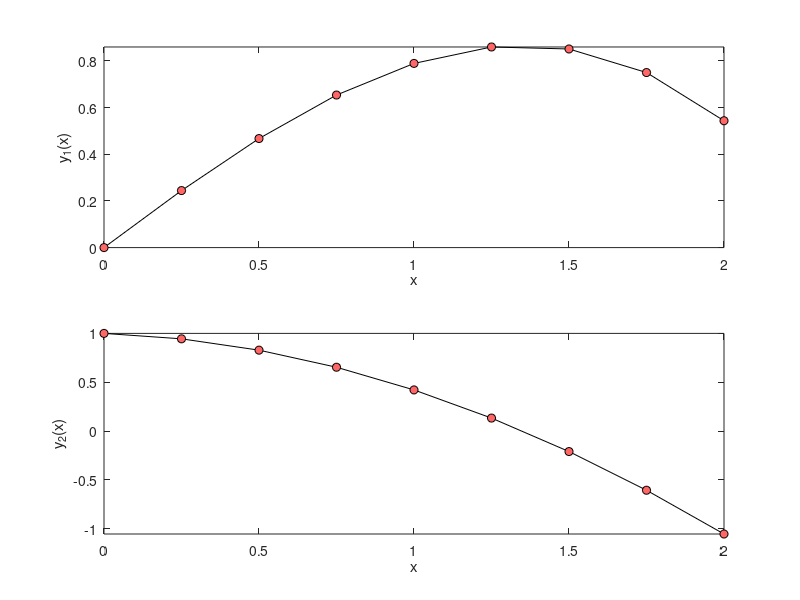

Reproduce this figure in MATLAB.
% Code 6-6 | Runge-Kutta Fehlberg/Merson Method
clc; clear; close all
f = @(x,Y) [Y(2); -0.1*Y(2)-x];           %ODE
Y = [0 1];                                %initial values
S = [0 2];                                %response span
h = 0.25;                                 %domain increment
type = 'Merson';
%Method_________________________________________________________________
switch type
    case 'Felberg4'
        a2 = 1/4;   b21 = 1/4;
        a3 = 3/8;   b31 = 3/32;      b32 = 9/32;
        a4 = 12/13; b41 = 1932/2197; b42 = -7200/2197; b43 = 7296/2197;
        a5 = 1;     b51 = 439/216;   b52 = -8;         b53 = 3680/513;   b54 = -845/4104;
        a6 = 1/2;   b61 = -8/27;     b62 = 2;          b63 = -3544/2565; b64 = 1859/4104; b65 = -11/40;
        c1 = 16/135; c2 = 0; c3 = 6656/12825; c4 = 28561/56430; c5 = -9/50; c6 = 2/55;
    case 'Felberg5'
        a2 = 1/4;   b21 = 1/4;
        a3 = 3/8;   b31 = 3/32;      b32 = 9/32;
        a4 = 12/13; b41 = 1932/2197; b42 = -7200/2197; b43 = 7296/2197;
        a5 = 1;     b51 = 439/216;   b52 = -8;         b53 = 3680/513;   b54 = -845/4104;
        a6 = 1/2;   b61 = -8/27;     b62 = 2;          b63 = -3544/2565; b64 = 1859/4104; b65 = -11/40;
        c1 = 25/216; c2 = 0; c3 = 1408/2565; c4 = 2197/4104; c5 = -1/5; c6 = 0;
    case 'Merson'
        a2 = 1/3; b21 = 1/3;
        a3 = 1/3; b31 = 1/6; b32 = 1/6;
        a4 = 1/2; b41 = 1/8; b42 = 0;   b43 = 3/8;
        a5 = 1;   b51 = 1/2; b52 = 0;   b53 = -3/2; b54 = 2;
        a6 = 0;   b61 = 0;   b62 = 0;   b63 = 0;    b64 = 0;   b65 = 0;
        c1 = 1/6; c2 = 0; c3 = 0; c4 = 4/6; c5 = 1/6; c6 = 0;
end
x = S(1);
Y = Y(:);
i = 1;
xx = x; YY = Y;
while x < S(2)
    i = i+1;
    K1 = f(x,Y);
    K2 = f(x+a2*h,Y+b21*K1*h);
    K3 = f(x+a3*h,Y+(b31*K1+b32*K2)*h);
    K4 = f(x+a4*h,Y+(b41*K1+b42*K2+b43*K3)*h);
    K5 = f(x+a5*h,Y+(b51*K1+b52*K2+b53*K3+b54*K4)*h);
    K6 = f(x+a6*h,Y+(b61*K1+b62*K2+b63*K3+b64*K4+b65*K5)*h);
    Y = Y+(c1*K1+c2*K2+c3*K3+c4*K4+c5*K5+c6*K6)*h;
    x = x+h;
    xx(i) = x; YY(:,i) = Y;
end
%Illustration___________________________________________________________
m = numel(Y);
div = ['---------' repmat('------------',[1,m]),'\n'];
fprintf('        x'); fprintf('       y%d(x)',1:m);    fprintf(['\n',div]);
fprintf(['%9.3g',repmat('%12.5g',[1,m]),'\n'],[xx;YY]);fprintf(div);
for i = 1:m
    subplot(m,1,i)
    plot(xx,YY(i,:),'linestyle','-','Color','k',...
        'Marker','o','MarkerFaceColor',[1 0.4 0.4],...
        'displayname','f^0(x)'); hold on
    xlabel('x'); ylabel(['y_' num2str(i) '(x)']); axis tight;
end
